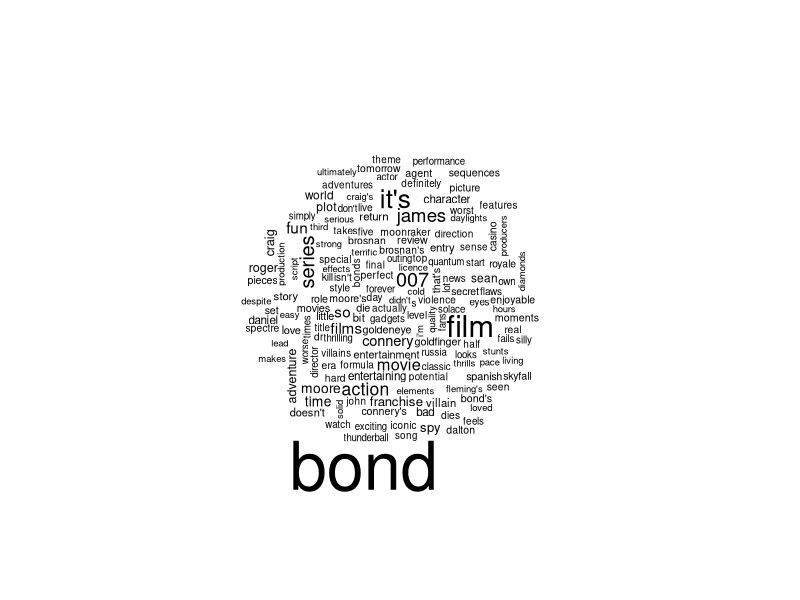

Here is the R script that generated this plot: (Note: this script raises an error after producing the figure.)
## ---- chunk 1
knitr::opts_chunk$set(echo = FALSE)
knitr::opts_chunk$set(message = FALSE)
# knitr::opts_knit$set(root.dir = '..')
knitr::opts_chunk$set(fig.height = 3, fig.width = 7)
knitr::opts_chunk$set(fig.pos='H')

library(data.table)
library(ggplot2)
library(magrittr)
library(purrr)
library(knitr)
library(tidytext)
library(wordcloud)
## ---- chunk 2
bad_review <- "This movie was terrible."

good_review <- "I loved every minute of it!"
## ---- chunk 3
good_words <- c("good", "superb", "love", "like")

bad_words <- c("bad", "terrible", "hate")
## ---- chunk 4
good_regex <- paste(good_words, collapse = "|")

bad_regex <- paste(bad_words, collapse = "|")

# note: "|" is "OR" in regex
## ---- chunk 5
print(good_regex)
print(bad_regex)

# note: "|" is "OR" in regex
## ---- chunk 6
grepl(good_regex, good_review)
grepl(bad_regex, good_review)
## ---- chunk 7
grepl(bad_regex, bad_review)
grepl(good_regex, bad_review)
## ---- chunk 8
media_scores <- c("65%", "33%", "20%")
## ---- chunk 9
gsub(pattern = "%", replacement = "", media_scores) %>%
    as.integer()
## ---- chunk 10
year <- c("(2002)", "(1990)")
## ---- chunk 11
gsub(pattern = "(\\(|\\))", replacement = "", year) %>%
    as.integer()
## ---- chunk 12
movie_url <- "https://www.rt.com/m/1003722-casino_royale"
## ---- chunk 13
gsub("https://www.rt.com/m/", "", movie_url)
## ---- chunk 14
gsub("https://www\\.rt\\.com/m/", "", movie_url)
## ---- chunk 15
movie_urls <- c(
    "https://www.rt.com/m/1003722-casino_royale",
    "https://www.rt.com/m/1003722-casino_royale/reviews",
    "https://www.rt.com/m/1003722-casino_royale/reviews?type=top_critics",
    "https://www.rt.com/m/1003722-casino_royale/pictures"
)
## ---- chunk 16
gsub("https://www\\.rt\\.com/m/", "", movie_urls)
## ---- chunk 17
gsub(
    "/reviews", "",
    gsub("https://www\\.rt\\.com/m/", "", movie_urls)
)
## ---- chunk 18
stringr::str_match(
    string = movie_urls, pattern = ".*/m/(.+?)(/.*)?$"
)[, 2]
## ---- chunk 19
img_url <- "https://resizing.flixster.com/
R1dBRE4KaDM5WfvLIS7-0aSZMIo=/206x305/v2/
https://flxt.tmsimg.com/assets/p4248_p_v8_ad.jpg"
## ---- chunk 20
cat(img_url)
## ---- chunk 21
img_url <- gsub("\n", "", img_url)
## ---- chunk 22
stringr::str_match(
    string = img_url,
    pattern = ".+/(https://.+\\.jpg)"
)[, 2]
## ---- chunk 23
review <- data.table(review = "
    A few innovative sets,
    a wealth of eye-popping colors,
    and oodles of bared midriffs
    can't redeem this juvenile experiment 
    in adolescent fantasy.
")
## ---- chunk 24
review %>%
    unnest_tokens(output = "word", input = "review") %>%
    .[, .N, by = "word"] %>%
    .[order(-N)] %>%
    .[1:5]
## ---- chunk 25
reviews <- fread("data/james_bond_007_franchise_short_reviews.csv") %>%
    .[, .(movie_title, media_score, short_review)]
str(reviews, nchar.max = 55)
## ---- chunk 26
review_words_by_movie <- reviews[, .(short_review)] %>%
    unnest_tokens(output = word, input = short_review)

review_words_by_movie[, .N, by = "word"][order(-N)] %>%
    head(6)
## ---- chunk 27
stop_words <- tidytext::stop_words %>%
    data.table() %>%
    .[lexicon == "onix"]

stop_words[, word] %>% head(10)
## ---- chunk 28
review_words_by_movie <- review_words_by_movie %>%
    .[!stop_words, on = "word"]
## ---- chunk 29
word_freq <- review_words_by_movie %>%
    .[, .(num_occurance = .N), by = "word"] %>%
    .[order(-num_occurance)] %T>%
    head(10)
## ---- chunk 30
suppressWarnings(
    wordcloud::wordcloud(
        words = word_freq[num_occurance > 5, word],
        freq = word_freq[num_occurance > 5, num_occurance]
    )
)
## ---- chunk 31
movie_stop_words <- data.table(
    word = c("james", "bond", "007",
             "film", "series", "movie",
             "films", "franchise",
             "it's", "so")
)

review_words_by_movie %>%
    .[!movie_stop_words, on = "word"] %>%
    .[, .(num_occurance = .N), by = "word"] %>%
    .[order(-num_occurance)] %>%
    head(10)
## ---- chunk 32
review_bigrams_by_movie <- reviews[, .(short_review)] %>%
    unnest_tokens(
        output = bigram, input = short_review,
        token = "ngrams", n = 2
    )

review_bigrams_by_movie[, .N, bigram][order(-N)] %>% head(10)
## ---- chunk 33
stopwords <- stop_words[, word]
## ---- chunk 34
grep(
    pattern = paste0(stopwords, collapse = "|"),
    "bond",
    value = TRUE
)
## ---- chunk 35
test <- c("i am", "james", "ma'am")
grepl("am", test)
grepl("^am|am$", test)
grepl("^am|am$", test)
grepl("^am[[:space:]]|[[:space:]]am$", test)
## ---- chunk 36
stopwords_regex <- paste(
    paste(paste0("^", stopwords, "[[:space:]]"), collapse = "|"),
    paste(paste0("[[:space:]]", stopwords, "$"), collapse = "|"),
    collapse = "|"
)

review_bigrams_by_movie <- review_bigrams_by_movie %>%
    .[!grepl(stopwords_regex, bigram)]

review_bigrams_by_movie[, .N, bigram][order(-N)] %>%
    head(10)
## ---- chunk 37
tidytext::get_sentiments() %>% head()
## ---- chunk 38
get_sentiments(lexicon = "afinn") %>% head(6)
## ---- chunk 39
get_sentiments(lexicon = "bing") %>% head(6)
## ---- chunk 40
get_sentiments(lexicon = "nrc") %>% head(6)
## ---- chunk 41
get_sentiments(lexicon = "loughran") %>% head(6)
## ---- chunk 42
sentiment_scores <- get_sentiments(lexicon = "afinn") %>% data.table()
sentiment_scores[, .N, keyby = "value"]
## ---- chunk 43
sentiment_scores[value == -5] %>% head(3)
## ---- chunk 44
sentiment_scores[value == 0] %>% head(3)
## ---- chunk 45
sentiment_scores[value == 5] %>% head(3)
## ---- chunk 46
review_sentiment_scores <- reviews[, .(short_review)] %>%
    unnest_tokens(output = word, input = short_review, drop = FALSE) %>%
    merge(sentiment_scores, by = "word") %>%
    .[, .(sentiment_score = sum(value)), by = c("short_review")]
## ---- chunk 47
review_sentiment_scores[order(-sentiment_score)] %>% head(3)
review_sentiment_scores[order(-sentiment_score)] %>% tail(3)
## ---- chunk 48
movies_w_sentiments <- reviews %>%
    merge(review_sentiment_scores, by = "short_review") %>%
    .[,
        .(movie_sentiment_score = sum(sentiment_score)),
        by = c("movie_title", "media_score")
    ]
## ---- chunk 49
ggplot(
    movies_w_sentiments,
    aes(x = movie_sentiment_score, y = media_score)
) +
    geom_point() +
    geom_smooth(method = "lm", se = FALSE) +
    labs(
        title = "Correlation between review sentiments and review scores",
        subtitle = "On the 27 movies in the James Bond franchise",
        caption = paste(
            "Data gathered from rottentomatoes.com",
            "Sentiment lexicon used: 'afinn'",
            sep = "\n"
        ),
        y = "Media Score on RT",
        x = "Sum of review word sentiment scores"
    ) +
    scale_y_continuous(limits = c(0, 125)) +
    theme_minimal()
